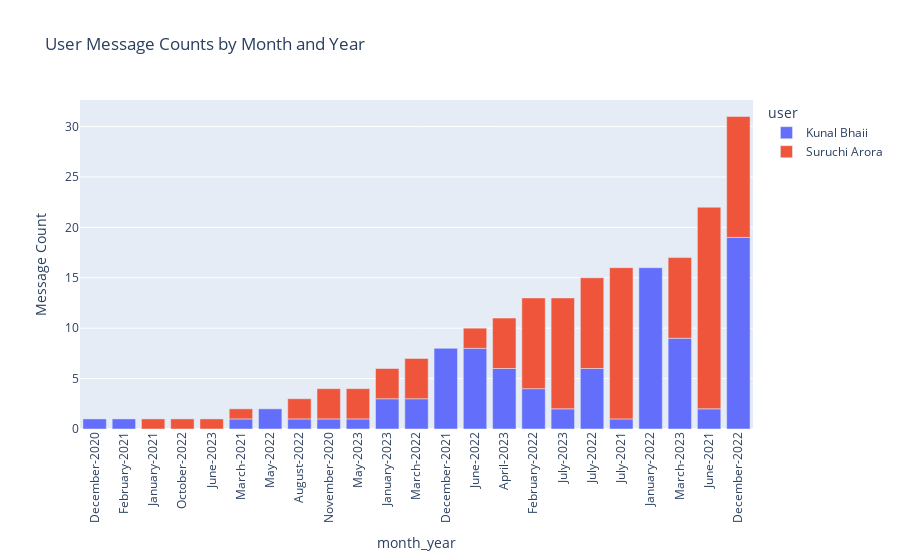

Notebook code cell kept with this figure:
### Code cell
grp_df=df.groupby(['user','year','month']).count()['message'].reset_index()
time_list=[]
for i in range(grp_df.shape[0]):
    time_list.append(str(grp_df['month'][i])+"-"+str(grp_df['year'][i]))
grp_df['month_year']=time_list

fig = px.bar(grp_df, x='month_year', y='message', color='user',
             labels={'message': 'Message Count'},
             title='User Message Counts by Month and Year')

# Set the order of months
fig.update_layout(xaxis_categoryorder='total ascending')

# Rotate x-axis tick labels vertically
fig.update_layout(xaxis_tickangle=-90)

# Show the plot
fig.show()

### Figure 1 — Plotly figure (JSON) as saved in the notebook; plotly's stock layout.template omitted (floating-point values rounded to 4 significant figures)
{"data": [{"alignmentgroup": "True", "hovertemplate": "user=Kunal Bhaii<br>month_year=%{x}<br>Message Count=%{y}<extra></extra>", "legendgroup": "Kunal Bhaii", "marker": {"color": "#636efa", "pattern": {"shape": ""}}, "name": "Kunal Bhaii", "offsetgroup": "Kunal Bhaii", "orientation": "v", "showlegend": true, "textposition": "auto", "type": "bar", "x": ["December-2020", "November-2020", "December-2021", "February-2021", "July-2021", "June-2021", "March-2021", "August-2022", "December-2022", "February-2022", "January-2022", "July-2022", "June-2022", "March-2022", "May-2022", "April-2023", "January-2023", "July-2023", "March-2023", "May-2023"], "xaxis": "x", "y": [1, 1, 8, 1, 1, 2, 1, 1, 19, 4, 16, 6, 8, 3, 2, 6, 3, 2, 9, 1], "yaxis": "y"}, {"alignmentgroup": "True", "hovertemplate": "user=Suruchi Arora<br>month_year=%{x}<br>Message Count=%{y}<extra></extra>", "legendgroup": "Suruchi Arora", "marker": {"color": "#EF553B", "pattern": {"shape": ""}}, "name": "Suruchi Arora", "offsetgroup": "Suruchi Arora", "orientation": "v", "showlegend": true, "textposition": "auto", "type": "bar", "x": ["November-2020", "January-2021", "July-2021", "June-2021", "March-2021", "August-2022", "December-2022", "February-2022", "July-2022", "June-2022", "March-2022", "October-2022", "April-2023", "January-2023", "July-2023", "June-2023", "March-2023", "May-2023"], "xaxis": "x", "y": [3, 1, 15, 20, 1, 2, 12, 9, 9, 2, 4, 1, 5, 3, 11, 1, 8, 3], "yaxis": "y"}], "layout": {"barmode": "relative", "legend": {"title": {"text": "user"}, "tracegroupgap": 0}, "title": {"text": "User Message Counts by Month and Year"}, "xaxis": {"anchor": "y", "categoryorder": "total ascending", "domain": [0, 1], "tickangle": -90, "title": {"text": "month_year"}}, "yaxis": {"anchor": "x", "domain": [0, 1], "title": {"text": "Message Count"}}}}
